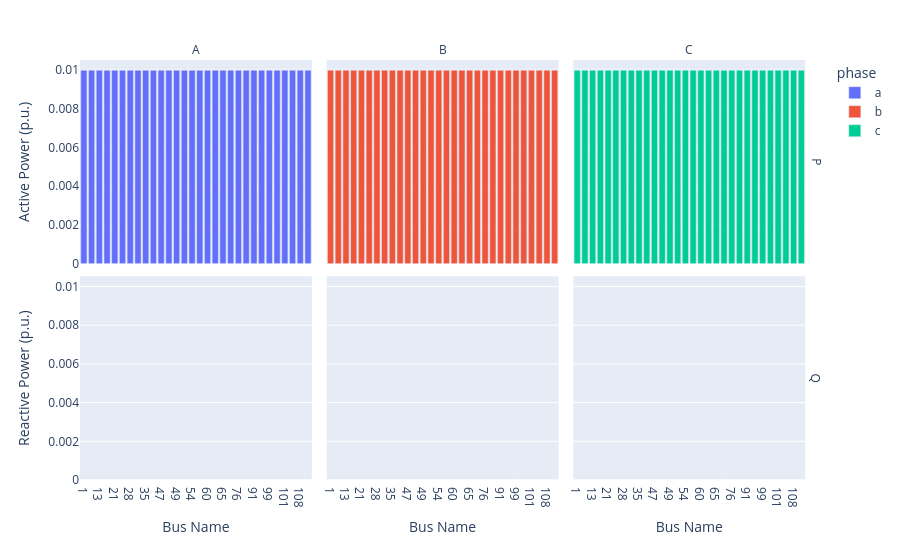
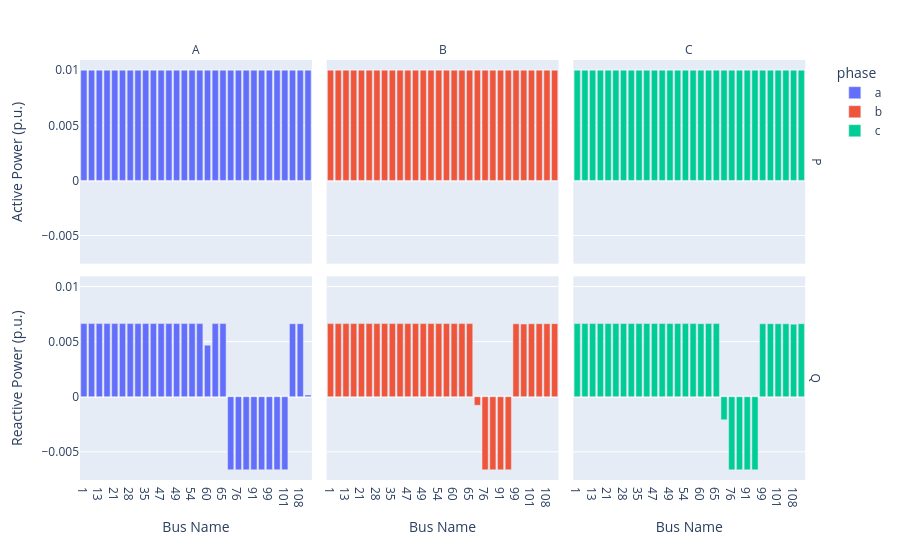
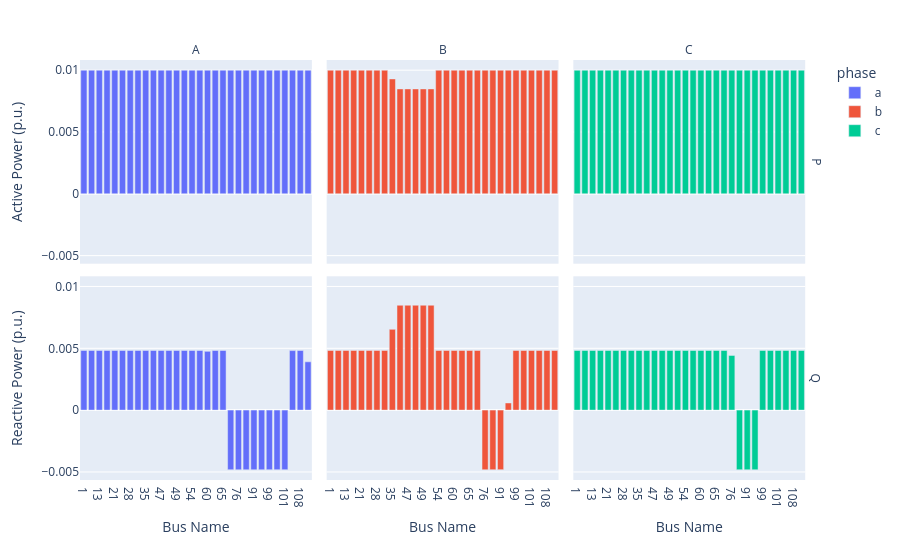

These figures' notebook cell, in order:
### Code cell
# Now we observe the Optimal generations:
result.plot_gens().show()
result_Q.plot_gens().show()
result_PQ.plot_gens().show()

### Figure 1 — Plotly figure (JSON) as saved in the notebook; plotly's stock layout.template omitted (floating-point values rounded to 4 significant figures)
{"data": [{"hovertemplate": "phase=a<br>part=P<br>Bus Name=%{x}<br>power=%{y}<extra></extra>", "legendgroup": "a", "marker": {"color": "#636efa", "pattern": {"shape": ""}}, "name": "a", "orientation": "v", "showlegend": true, "textposition": "auto", "type": "bar", "x": ["1", "7", "13", "18", "21", "23", "28", "250", "35", "42", "47", "48", "49", "151", "54", "57", "60", "63", "65", "97", "76", "86", "91", "93", "99", "100", "101", "105", "108", "610"], "xaxis": "x4", "y": [0.01, 0.01, 0.01, 0.01, 0.01, 0.01, 0.01, 0.01, 0.01, 0.01, 0.01, 0.01, 0.01, 0.01, 0.01, 0.01, 0.01, 0.01, 0.01, 0.01, 0.01, 0.01, 0.01, 0.01, 0.01, 0.01, 0.01, 0.01, 0.01, 0.01], "yaxis": "y4"}, {"hovertemplate": "phase=a<br>part=Q<br>Bus Name=%{x}<br>power=%{y}<extra></extra>", "legendgroup": "a", "marker": {"color": "#636efa", "pattern": {"shape": ""}}, "name": "a", "orientation": "v", "showlegend": false, "textposition": "auto", "type": "bar", "x": ["1", "7", "13", "18", "21", "23", "28", "250", "35", "42", "47", "48", "49", "151", "54", "57", "60", "63", "65", "97", "76", "86", "91", "93", "99", "100", "101", "105", "108", "610"], "xaxis": "x", "y": [0.0, 0.0, 0.0, 0.0, 0.0, 0.0, 0.0, 0.0, 0.0, 0.0, 0.0, 0.0, 0.0, 0.0, 0.0, 0.0, 0.0, 0.0, 0.0, 0.0, 0.0, 0.0, 0.0, 0.0, 0.0, 0.0, 0.0, 0.0, 0.0, 0.0], "yaxis": "y"}, {"hovertemplate": "phase=b<br>part=P<br>Bus Name=%{x}<br>power=%{y}<extra></extra>", "legendgroup": "b", "marker": {"color": "#EF553B", "pattern": {"shape": ""}}, "name": "b", "orientation": "v", "showlegend": true, "textposition": "auto", "type": "bar", "x": ["1", "7", "13", "18", "21", "23", "28", "250", "35", "42", "47", "48", "49", "151", "54", "57", "60", "63", "65", "97", "76", "86", "91", "93", "99", "100", "101", "105", "108", "610"], "xaxis": "x5", "y": [0.01, 0.01, 0.01, 0.01, 0.01, 0.01, 0.01, 0.01, 0.01, 0.01, 0.01, 0.01, 0.01, 0.01, 0.01, 0.01, 0.01, 0.01, 0.01, 0.01, 0.01, 0.01, 0.01, 0.01, 0.01, 0.01, 0.01, 0.01, 0.01, 0.01], "yaxis": "y5"}, {"hovertemplate": "phase=b<br>part=Q<br>Bus Name=%{x}<br>power=%{y}<extra></extra>", "legendgroup": "b", "marker": {"color": "#EF553B", "pattern": {"shape": ""}}, "name": "b", "orientation": "v", "showlegend": false, "textposition": "auto", "type": "bar", "x": ["1", "7", "13", "18", "21", "23", "28", "250", "35", "42", "47", "48", "49", "151", "54", "57", "60", "63", "65", "97", "76", "86", "91", "93", "99", "100", "101", "105", "108", "610"], "xaxis": "x2", "y": [0.0, 0.0, 0.0, 0.0, 0.0, 0.0, 0.0, 0.0, 0.0, 0.0, 0.0, 0.0, 0.0, 0.0, 0.0, 0.0, 0.0, 0.0, 0.0, 0.0, 0.0, 0.0, 0.0, 0.0, 0.0, 0.0, 0.0, 0.0, 0.0, 0.0], "yaxis": "y2"}, {"hovertemplate": "phase=c<br>part=P<br>Bus Name=%{x}<br>power=%{y}<extra></extra>", "legendgroup": "c", "marker": {"color": "#00cc96", "pattern": {"shape": ""}}, "name": "c", "orientation": "v", "showlegend": true, "textposition": "auto", "type": "bar", "x": ["1", "7", "13", "18", "21", "23", "28", "250", "35", "42", "47", "48", "49", "151", "54", "57", "60", "63", "65", "97", "76", "86", "91", "93", "99", "100", "101", "105", "108", "610"], "xaxis": "x6", "y": [0.01, 0.01, 0.01, 0.01, 0.01, 0.01, 0.01, 0.01, 0.01, 0.01, 0.01, 0.01, 0.01, 0.01, 0.01, 0.01, 0.01, 0.01, 0.01, 0.01, 0.01, 0.01, 0.01, 0.01, 0.01, 0.01, 0.01, 0.01, 0.01, 0.01], "yaxis": "y6"}, {"hovertemplate": "phase=c<br>part=Q<br>Bus Name=%{x}<br>power=%{y}<extra></extra>", "legendgroup": "c", "marker": {"color": "#00cc96", "pattern": {"shape": ""}}, "name": "c", "orientation": "v", "showlegend": false, "textposition": "auto", "type": "bar", "x": ["1", "7", "13", "18", "21", "23", "28", "250", "35", "42", "47", "48", "49", "151", "54", "57", "60", "63", "65", "97", "76", "86", "91", "93", "99", "100", "101", "105", "108", "610"], "xaxis": "x3", "y": [0.0, 0.0, 0.0, 0.0, 0.0, 0.0, 0.0, 0.0, 0.0, 0.0, 0.0, 0.0, 0.0, 0.0, 0.0, 0.0, 0.0, 0.0, 0.0, 0.0, 0.0, 0.0, 0.0, 0.0, 0.0, 0.0, 0.0, 0.0, 0.0, 0.0], "yaxis": "y3"}], "layout": {"annotations": [{"font": {}, "showarrow": false, "text": "A", "x": 0.1567, "xanchor": "center", "xref": "paper", "y": 1, "yanchor": "bottom", "yref": "paper"}, {"font": {}, "showarrow": false, "text": "B", "x": 0.49, "xanchor": "center", "xref": "paper", "y": 1, "yanchor": "bottom", "yref": "paper"}, {"font": {}, "showarrow": false, "text": "C", "x": 0.8233, "xanchor": "center", "xref": "paper", "y": 1, "yanchor": "bottom", "yref": "paper"}, {"font": {}, "showarrow": false, "text": "Q", "textangle": 90, "x": 0.98, "xanchor": "left", "xref": "paper", "y": 0.2425, "yanchor": "middle", "yref": "paper"}, {"font": {}, "showarrow": false, "text": "P", "textangle": 90, "x": 0.98, "xanchor": "left", "xref": "paper", "y": 0.7575, "yanchor": "middle", "yref": "paper"}], "barmode": "relative", "legend": {"title": {"text": "phase"}, "tracegroupgap": 0}, "margin": {"t": 60}, "xaxis": {"anchor": "y", "domain": [0, 0.3133], "title": {"text": "Bus Name"}}, "xaxis2": {"anchor": "y2", "domain": [0.3333, 0.6467], "matches": "x", "title": {"text": "Bus Name"}}, "xaxis3": {"anchor": "y3", "domain": [0.6667, 0.98], "matches": "x", "title": {"text": "Bus Name"}}, "xaxis4": {"anchor": "y4", "domain": [0, 0.3133], "matches": "x", "showticklabels": false}, "xaxis5": {"anchor": "y5", "domain": [0.3333, 0.6467], "matches": "x", "showticklabels": false}, "xaxis6": {"anchor": "y6", "domain": [0.6667, 0.98], "matches": "x", "showticklabels": false}, "yaxis": {"anchor": "x", "domain": [0, 0.485], "title": {"text": "Reactive Power (p.u.)"}}, "yaxis2": {"anchor": "x2", "domain": [0, 0.485], "matches": "y", "showticklabels": false}, "yaxis3": {"anchor": "x3", "domain": [0, 0.485], "matches": "y", "showticklabels": false}, "yaxis4": {"anchor": "x4", "domain": [0.515, 1], "matches": "y", "title": {"text": "Active Power (p.u.)"}}, "yaxis5": {"anchor": "x5", "domain": [0.515, 1], "matches": "y", "showticklabels": false}, "yaxis6": {"anchor": "x6", "domain": [0.515, 1], "matches": "y", "showticklabels": false}}}

### Figure 2 — Plotly figure (JSON) as saved in the notebook; plotly's stock layout.template omitted (floating-point values rounded to 4 significant figures)
{"data": [{"hovertemplate": "phase=a<br>part=P<br>Bus Name=%{x}<br>power=%{y}<extra></extra>", "legendgroup": "a", "marker": {"color": "#636efa", "pattern": {"shape": ""}}, "name": "a", "orientation": "v", "showlegend": true, "textposition": "auto", "type": "bar", "x": ["1", "7", "13", "18", "21", "23", "28", "250", "35", "42", "47", "48", "49", "151", "54", "57", "60", "63", "65", "97", "76", "86", "91", "93", "99", "100", "101", "105", "108", "610"], "xaxis": "x4", "y": [0.01, 0.01, 0.01, 0.01, 0.01, 0.01, 0.01, 0.01, 0.01, 0.01, 0.01, 0.01, 0.01, 0.01, 0.01, 0.01, 0.01, 0.01, 0.01, 0.01, 0.01, 0.01, 0.01, 0.01, 0.01, 0.01, 0.01, 0.01, 0.01, 0.01], "yaxis": "y4"}, {"hovertemplate": "phase=a<br>part=Q<br>Bus Name=%{x}<br>power=%{y}<extra></extra>", "legendgroup": "a", "marker": {"color": "#636efa", "pattern": {"shape": ""}}, "name": "a", "orientation": "v", "showlegend": false, "textposition": "auto", "type": "bar", "x": ["1", "7", "13", "18", "21", "23", "28", "250", "35", "42", "47", "48", "49", "151", "54", "57", "60", "63", "65", "97", "76", "86", "91", "93", "99", "100", "101", "105", "108", "610"], "xaxis": "x", "y": [0.006632, 0.006633, 0.006633, 0.006633, 0.006633, 0.006633, 0.006633, 0.006633, 0.006633, 0.006633, 0.006633, 0.006633, 0.006633, 0.006633, 0.006633, 0.006632, 0.004675, 0.006632, 0.006633, -0.00663, -0.006633, -0.006633, -0.006633, -0.006633, -0.006624, -0.006621, -0.006623, 0.006622, 0.00663, 0.0001536], "yaxis": "y"}, {"hovertemplate": "phase=b<br>part=P<br>Bus Name=%{x}<br>power=%{y}<extra></extra>", "legendgroup": "b", "marker": {"color": "#EF553B", "pattern": {"shape": ""}}, "name": "b", "orientation": "v", "showlegend": true, "textposition": "auto", "type": "bar", "x": ["1", "7", "13", "18", "21", "23", "28", "250", "35", "42", "47", "48", "49", "151", "54", "57", "60", "63", "65", "97", "76", "86", "91", "93", "99", "100", "101", "105", "108", "610"], "xaxis": "x5", "y": [0.01, 0.01, 0.01, 0.01, 0.01, 0.01, 0.01, 0.01, 0.01, 0.01, 0.01, 0.01, 0.01, 0.01, 0.01, 0.01, 0.01, 0.01, 0.01, 0.01, 0.01, 0.01, 0.01, 0.01, 0.01, 0.01, 0.01, 0.01, 0.01, 0.01], "yaxis": "y5"}, {"hovertemplate": "phase=b<br>part=Q<br>Bus Name=%{x}<br>power=%{y}<extra></extra>", "legendgroup": "b", "marker": {"color": "#EF553B", "pattern": {"shape": ""}}, "name": "b", "orientation": "v", "showlegend": false, "textposition": "auto", "type": "bar", "x": ["1", "7", "13", "18", "21", "23", "28", "250", "35", "42", "47", "48", "49", "151", "54", "57", "60", "63", "65", "97", "76", "86", "91", "93", "99", "100", "101", "105", "108", "610"], "xaxis": "x2", "y": [0.006631, 0.006632, 0.006633, 0.006633, 0.006633, 0.006633, 0.006633, 0.006633, 0.006633, 0.006633, 0.006633, 0.006633, 0.006633, 0.006633, 0.006632, 0.006632, 0.006631, 0.006632, 0.006633, -0.0007741, -0.006632, -0.006631, -0.00663, -0.00663, 0.006614, 0.006592, 0.006618, 0.006627, 0.006625, 0.00663], "yaxis": "y2"}, {"hovertemplate": "phase=c<br>part=P<br>Bus Name=%{x}<br>power=%{y}<extra></extra>", "legendgroup": "c", "marker": {"color": "#00cc96", "pattern": {"shape": ""}}, "name": "c", "orientation": "v", "showlegend": true, "textposition": "auto", "type": "bar", "x": ["1", "7", "13", "18", "21", "23", "28", "250", "35", "42", "47", "48", "49", "151", "54", "57", "60", "63", "65", "97", "76", "86", "91", "93", "99", "100", "101", "105", "108", "610"], "xaxis": "x6", "y": [0.01, 0.01, 0.01, 0.01, 0.01, 0.01, 0.01, 0.01, 0.01, 0.01, 0.01, 0.01, 0.01, 0.01, 0.01, 0.01, 0.01, 0.01, 0.01, 0.01, 0.01, 0.01, 0.01, 0.01, 0.01, 0.01, 0.01, 0.01, 0.01, 0.01], "yaxis": "y6"}, {"hovertemplate": "phase=c<br>part=Q<br>Bus Name=%{x}<br>power=%{y}<extra></extra>", "legendgroup": "c", "marker": {"color": "#00cc96", "pattern": {"shape": ""}}, "name": "c", "orientation": "v", "showlegend": false, "textposition": "auto", "type": "bar", "x": ["1", "7", "13", "18", "21", "23", "28", "250", "35", "42", "47", "48", "49", "151", "54", "57", "60", "63", "65", "97", "76", "86", "91", "93", "99", "100", "101", "105", "108", "610"], "xaxis": "x3", "y": [0.006632, 0.006632, 0.006633, 0.006633, 0.006633, 0.006633, 0.006633, 0.006633, 0.006633, 0.006633, 0.006633, 0.006633, 0.006633, 0.006633, 0.006632, 0.006632, 0.00663, 0.006633, 0.006633, -0.002097, -0.006632, -0.006632, -0.006633, -0.006633, 0.006621, 0.006626, 0.006623, 0.006613, 0.006581, 0.006629], "yaxis": "y3"}], "layout": {"annotations": [{"font": {}, "showarrow": false, "text": "A", "x": 0.1567, "xanchor": "center", "xref": "paper", "y": 1, "yanchor": "bottom", "yref": "paper"}, {"font": {}, "showarrow": false, "text": "B", "x": 0.49, "xanchor": "center", "xref": "paper", "y": 1, "yanchor": "bottom", "yref": "paper"}, {"font": {}, "showarrow": false, "text": "C", "x": 0.8233, "xanchor": "center", "xref": "paper", "y": 1, "yanchor": "bottom", "yref": "paper"}, {"font": {}, "showarrow": false, "text": "Q", "textangle": 90, "x": 0.98, "xanchor": "left", "xref": "paper", "y": 0.2425, "yanchor": "middle", "yref": "paper"}, {"font": {}, "showarrow": false, "text": "P", "textangle": 90, "x": 0.98, "xanchor": "left", "xref": "paper", "y": 0.7575, "yanchor": "middle", "yref": "paper"}], "barmode": "relative", "legend": {"title": {"text": "phase"}, "tracegroupgap": 0}, "margin": {"t": 60}, "xaxis": {"anchor": "y", "domain": [0, 0.3133], "title": {"text": "Bus Name"}}, "xaxis2": {"anchor": "y2", "domain": [0.3333, 0.6467], "matches": "x", "title": {"text": "Bus Name"}}, "xaxis3": {"anchor": "y3", "domain": [0.6667, 0.98], "matches": "x", "title": {"text": "Bus Name"}}, "xaxis4": {"anchor": "y4", "domain": [0, 0.3133], "matches": "x", "showticklabels": false}, "xaxis5": {"anchor": "y5", "domain": [0.3333, 0.6467], "matches": "x", "showticklabels": false}, "xaxis6": {"anchor": "y6", "domain": [0.6667, 0.98], "matches": "x", "showticklabels": false}, "yaxis": {"anchor": "x", "domain": [0, 0.485], "title": {"text": "Reactive Power (p.u.)"}}, "yaxis2": {"anchor": "x2", "domain": [0, 0.485], "matches": "y", "showticklabels": false}, "yaxis3": {"anchor": "x3", "domain": [0, 0.485], "matches": "y", "showticklabels": false}, "yaxis4": {"anchor": "x4", "domain": [0.515, 1], "matches": "y", "title": {"text": "Active Power (p.u.)"}}, "yaxis5": {"anchor": "x5", "domain": [0.515, 1], "matches": "y", "showticklabels": false}, "yaxis6": {"anchor": "x6", "domain": [0.515, 1], "matches": "y", "showticklabels": false}}}

### Figure 3 — Plotly figure (JSON) as saved in the notebook; plotly's stock layout.template omitted (floating-point values rounded to 4 significant figures)
{"data": [{"hovertemplate": "phase=a<br>part=P<br>Bus Name=%{x}<br>power=%{y}<extra></extra>", "legendgroup": "a", "marker": {"color": "#636efa", "pattern": {"shape": ""}}, "name": "a", "orientation": "v", "showlegend": true, "textposition": "auto", "type": "bar", "x": ["1", "7", "13", "18", "21", "23", "28", "250", "35", "42", "47", "48", "49", "151", "54", "57", "60", "63", "65", "97", "76", "86", "91", "93", "99", "100", "101", "105", "108", "610"], "xaxis": "x4", "y": [0.01, 0.01, 0.01, 0.01, 0.01, 0.01, 0.01, 0.01, 0.01, 0.01, 0.01, 0.01, 0.01, 0.01, 0.01, 0.01, 0.01, 0.01, 0.01, 0.01, 0.01, 0.01, 0.01, 0.01, 0.01, 0.01, 0.01, 0.01, 0.01, 0.01], "yaxis": "y4"}, {"hovertemplate": "phase=a<br>part=Q<br>Bus Name=%{x}<br>power=%{y}<extra></extra>", "legendgroup": "a", "marker": {"color": "#636efa", "pattern": {"shape": ""}}, "name": "a", "orientation": "v", "showlegend": false, "textposition": "auto", "type": "bar", "x": ["1", "7", "13", "18", "21", "23", "28", "250", "35", "42", "47", "48", "49", "151", "54", "57", "60", "63", "65", "97", "76", "86", "91", "93", "99", "100", "101", "105", "108", "610"], "xaxis": "x", "y": [0.004828, 0.004828, 0.004828, 0.004829, 0.004829, 0.004829, 0.004829, 0.004829, 0.004829, 0.004829, 0.004829, 0.004829, 0.004829, 0.004829, 0.004828, 0.004828, 0.004753, 0.004828, 0.004828, -0.004826, -0.004828, -0.004828, -0.004828, -0.004828, -0.004823, -0.004822, -0.004821, 0.004815, 0.004825, 0.003908], "yaxis": "y"}, {"hovertemplate": "phase=b<br>part=P<br>Bus Name=%{x}<br>power=%{y}<extra></extra>", "legendgroup": "b", "marker": {"color": "#EF553B", "pattern": {"shape": ""}}, "name": "b", "orientation": "v", "showlegend": true, "textposition": "auto", "type": "bar", "x": ["1", "7", "13", "18", "21", "23", "28", "250", "35", "42", "47", "48", "49", "151", "54", "57", "60", "63", "65", "97", "76", "86", "91", "93", "99", "100", "101", "105", "108", "610"], "xaxis": "x5", "y": [0.009999, 0.009999, 0.01, 0.009999, 0.009999, 0.009999, 0.009999, 0.009999, 0.009294, 0.008487, 0.008486, 0.008486, 0.008486, 0.008486, 0.01, 0.01, 0.01, 0.01, 0.01, 0.01, 0.01, 0.01, 0.01, 0.01, 0.01, 0.01, 0.01, 0.01, 0.01, 0.01], "yaxis": "y5"}, {"hovertemplate": "phase=b<br>part=Q<br>Bus Name=%{x}<br>power=%{y}<extra></extra>", "legendgroup": "b", "marker": {"color": "#EF553B", "pattern": {"shape": ""}}, "name": "b", "orientation": "v", "showlegend": false, "textposition": "auto", "type": "bar", "x": ["1", "7", "13", "18", "21", "23", "28", "250", "35", "42", "47", "48", "49", "151", "54", "57", "60", "63", "65", "97", "76", "86", "91", "93", "99", "100", "101", "105", "108", "610"], "xaxis": "x2", "y": [0.00483, 0.004829, 0.004829, 0.004831, 0.004831, 0.004831, 0.004831, 0.004831, 0.006532, 0.008482, 0.008484, 0.008484, 0.008484, 0.008484, 0.004828, 0.004828, 0.004828, 0.004828, 0.004828, 0.004827, -0.004826, -0.004822, -0.004817, 0.0005799, 0.004827, 0.004827, 0.004827, 0.004827, 0.004827, 0.004827], "yaxis": "y2"}, {"hovertemplate": "phase=c<br>part=P<br>Bus Name=%{x}<br>power=%{y}<extra></extra>", "legendgroup": "c", "marker": {"color": "#00cc96", "pattern": {"shape": ""}}, "name": "c", "orientation": "v", "showlegend": true, "textposition": "auto", "type": "bar", "x": ["1", "7", "13", "18", "21", "23", "28", "250", "35", "42", "47", "48", "49", "151", "54", "57", "60", "63", "65", "97", "76", "86", "91", "93", "99", "100", "101", "105", "108", "610"], "xaxis": "x6", "y": [0.009999, 0.01, 0.01, 0.01, 0.01, 0.01, 0.01, 0.01, 0.01, 0.01, 0.009999, 0.009999, 0.009999, 0.009999, 0.01, 0.01, 0.01, 0.01, 0.01, 0.01, 0.01, 0.01, 0.01, 0.01, 0.01, 0.01, 0.01, 0.01, 0.01, 0.01], "yaxis": "y6"}, {"hovertemplate": "phase=c<br>part=Q<br>Bus Name=%{x}<br>power=%{y}<extra></extra>", "legendgroup": "c", "marker": {"color": "#00cc96", "pattern": {"shape": ""}}, "name": "c", "orientation": "v", "showlegend": false, "textposition": "auto", "type": "bar", "x": ["1", "7", "13", "18", "21", "23", "28", "250", "35", "42", "47", "48", "49", "151", "54", "57", "60", "63", "65", "97", "76", "86", "91", "93", "99", "100", "101", "105", "108", "610"], "xaxis": "x3", "y": [0.004829, 0.004828, 0.004828, 0.004829, 0.004829, 0.004829, 0.004829, 0.004829, 0.004829, 0.004829, 0.00483, 0.00483, 0.00483, 0.00483, 0.004828, 0.004828, 0.004828, 0.004828, 0.004828, 0.004828, 0.004426, -0.004823, -0.004826, -0.004826, 0.004828, 0.004828, 0.004828, 0.004828, 0.004828, 0.004828], "yaxis": "y3"}], "layout": {"annotations": [{"font": {}, "showarrow": false, "text": "A", "x": 0.1567, "xanchor": "center", "xref": "paper", "y": 1, "yanchor": "bottom", "yref": "paper"}, {"font": {}, "showarrow": false, "text": "B", "x": 0.49, "xanchor": "center", "xref": "paper", "y": 1, "yanchor": "bottom", "yref": "paper"}, {"font": {}, "showarrow": false, "text": "C", "x": 0.8233, "xanchor": "center", "xref": "paper", "y": 1, "yanchor": "bottom", "yref": "paper"}, {"font": {}, "showarrow": false, "text": "Q", "textangle": 90, "x": 0.98, "xanchor": "left", "xref": "paper", "y": 0.2425, "yanchor": "middle", "yref": "paper"}, {"font": {}, "showarrow": false, "text": "P", "textangle": 90, "x": 0.98, "xanchor": "left", "xref": "paper", "y": 0.7575, "yanchor": "middle", "yref": "paper"}], "barmode": "relative", "legend": {"title": {"text": "phase"}, "tracegroupgap": 0}, "margin": {"t": 60}, "xaxis": {"anchor": "y", "domain": [0, 0.3133], "title": {"text": "Bus Name"}}, "xaxis2": {"anchor": "y2", "domain": [0.3333, 0.6467], "matches": "x", "title": {"text": "Bus Name"}}, "xaxis3": {"anchor": "y3", "domain": [0.6667, 0.98], "matches": "x", "title": {"text": "Bus Name"}}, "xaxis4": {"anchor": "y4", "domain": [0, 0.3133], "matches": "x", "showticklabels": false}, "xaxis5": {"anchor": "y5", "domain": [0.3333, 0.6467], "matches": "x", "showticklabels": false}, "xaxis6": {"anchor": "y6", "domain": [0.6667, 0.98], "matches": "x", "showticklabels": false}, "yaxis": {"anchor": "x", "domain": [0, 0.485], "title": {"text": "Reactive Power (p.u.)"}}, "yaxis2": {"anchor": "x2", "domain": [0, 0.485], "matches": "y", "showticklabels": false}, "yaxis3": {"anchor": "x3", "domain": [0, 0.485], "matches": "y", "showticklabels": false}, "yaxis4": {"anchor": "x4", "domain": [0.515, 1], "matches": "y", "title": {"text": "Active Power (p.u.)"}}, "yaxis5": {"anchor": "x5", "domain": [0.515, 1], "matches": "y", "showticklabels": false}, "yaxis6": {"anchor": "x6", "domain": [0.515, 1], "matches": "y", "showticklabels": false}}}
